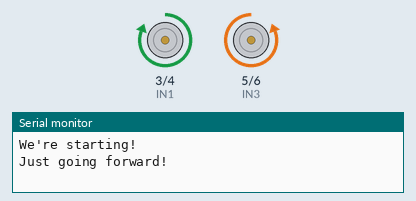
This sketch was run on a simulated Arduino Uno, built with avr-gcc and run on an emulated ATmega328P. Parts: motor-driver pin pairs drawn as motors (green arrow = first pin HIGH = forward, orange = second pin HIGH = backward, longer = more drive, scaled by the enable pin), the last lines printed to the serial monitor.

Above: at 3.0 s.
At 9.0 s:
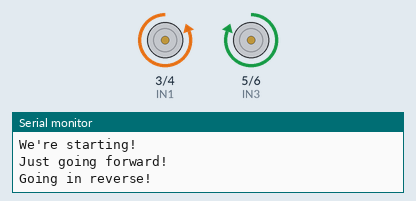
Timing chart, 0 to 15.6 s (numbered marks = the images above):
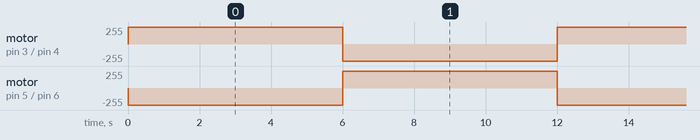

Measured:
- by itself, motor on pin 3 (IN1) / pin 4 (IN2), motor on pin 5 (IN3) / pin 6 (IN4): alternates forward 255/255 for 6.0 s and backward 255/255 for 6.0 s

The sketch:

testMotor.ino
```cpp
#define ENA 9
#define IN1 3
#define IN2 4
#define ENB 10
#define IN3 5
#define IN4 6


void setup() {
  // put your setup code here, to run once:
  pinMode(ENA, OUTPUT); /* This is the first motor */
  pinMode(IN1, OUTPUT);
  pinMode(IN2, OUTPUT);

  pinMode(ENB, OUTPUT);
  pinMode(IN3, OUTPUT);
  pinMode(IN4, OUTPUT); /* This is the second mototr */

  digitalWrite(ENA, HIGH);
  digitalWrite(ENB, HIGH);

  //analogWrite(ENA, 200);
  //analogWrite(ENB, 200);


  Serial.begin(9600);
  Serial.print("We're starting!\n");

}

void moveForward(void) { // Sends voltages to move motors forward
  digitalWrite(IN1, HIGH);
  digitalWrite(IN2, LOW);

  digitalWrite(IN3, LOW);
  digitalWrite(IN4, HIGH);
}

void moveBackward(void) { // As above. but backward
  digitalWrite(IN1, LOW);
  digitalWrite(IN2, HIGH);

  digitalWrite(IN3, HIGH);
  digitalWrite(IN4, LOW);
}

void loop() {
  // put your main code here, to run repeatedly:
  moveForward();
  Serial.println("Just going forward!");

  delay(6000);

  Serial.println("Going in reverse!");
  moveBackward();

  delay(6000);

  Serial.println("OK!");


}
```
